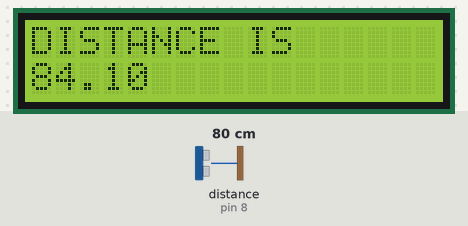
This sketch was run on a simulated Arduino Uno, built with avr-gcc and run on an emulated ATmega328P. On the bench: 17×2 character LCD. Wiring (inferred from the names in the program): ultrasonic range finder: trigger pin 9; echo pin 8. The inputs (shaded band) are chosen by the test bench; at power-on: distance to the obstacle (sensor on pin 8) 80 cm. The echo pulse lasts 58.3 µs per cm.

Above: at 1.2 s.
1.3 s: distance to the obstacle (sensor on pin 8) set to 4 cm
At 1.38 s:
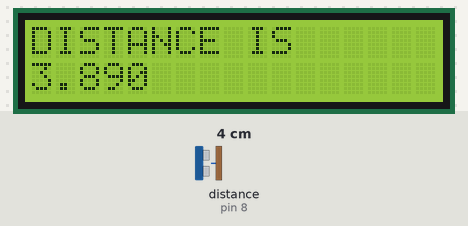
2.8 s: distance to the obstacle (sensor on pin 8) set to 2 cm
At 4.0 s:
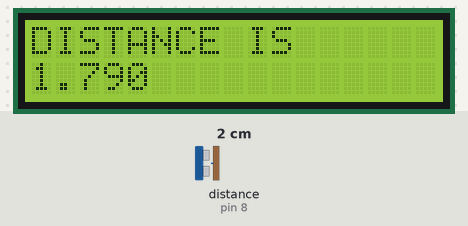
4.3 s: distance to the obstacle (sensor on pin 8) set to 18 cm
At 6.8 s:
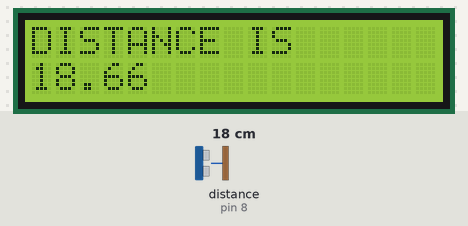

The sketch:

LCDServoAndDistance.ino
```cpp
#include <Ultrasonic.h>
#include <LiquidCrystal.h>

#define TRIGGER_PIN  9
#define ECHO_PIN     8

LiquidCrystal lcd(12, 11, 5, 4, 3, 2);
Ultrasonic ultrasonic(TRIGGER_PIN, ECHO_PIN);

void setup() {
  // set up the LCD's number of columns and rows:
  lcd.begin(17, 2);
  lcd.print("DISTANCE IS");
}

void loop() {
  float cmMsec, inMsec;
  long microsec = ultrasonic.timing();
  // set the cursor to column 0, line 1
  // (note: line 1 is the second row, since counting begins with 0):
  lcd.setCursor(0, 1);
  cmMsec = ultrasonic.convert(microsec, Ultrasonic::CM);
  // print the number of seconds since reset:
  lcd.print(cmMsec);
}
```
